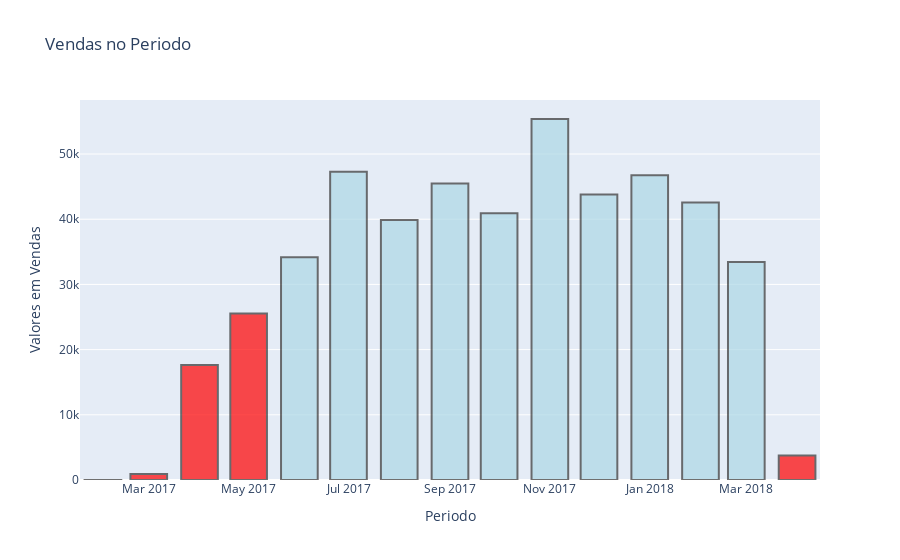

Notebook cell for this chart:
### Markdown cell above
**Gráficos de Vendas no Periodo**

### Code cell
data = [go.Bar(x=vendas_por_mes.index,
               y=vendas_por_mes.values,
               marker = {'color': cores,  #lista de cores
                         'line': {'color': '#333',
                                  'width': 2}
                        },
               opacity= 0.7
              )
       ]
# Criando Layout
configuracoes_layout = go.Layout(title='Vendas no Periodo',
                                 yaxis={'title':'Valores em Vendas'},
                                 xaxis={'title':'Periodo'})
# Objeto figura
fig = go.Figure(data=data, layout=configuracoes_layout)
# plotando o grafico
py.iplot(fig, filename='Meses que nao superaram a meta de vendas')

### Figure 1 — Plotly figure (JSON) as saved in the notebook; plotly's stock layout.template omitted (floating-point values rounded to 4 significant figures)
{"data": [{"marker": {"color": ["red", "red", "red", "red", "lightblue", "lightblue", "lightblue", "lightblue", "lightblue", "lightblue", "lightblue", "lightblue", "lightblue", "lightblue", "red"], "line": {"color": "#333", "width": 2}}, "opacity": 0.7, "type": "bar", "x": ["2017-02-01T00:00:00", "2017-03-01T00:00:00", "2017-04-01T00:00:00", "2017-05-01T00:00:00", "2017-06-01T00:00:00", "2017-07-01T00:00:00", "2017-08-01T00:00:00", "2017-09-01T00:00:00", "2017-10-01T00:00:00", "2017-11-01T00:00:00", "2017-12-01T00:00:00", "2018-01-01T00:00:00", "2018-02-01T00:00:00", "2018-03-01T00:00:00", "2018-04-01T00:00:00"], "y": [9.99, 902.9, 17650.0, 25560.0, 34170.0, 47280.0, 39900.0, 45460.0, 40910.0, 55370.0, 43810.0, 46760.0, 42560.0, 33440.0, 3754.0]}], "layout": {"title": {"text": "Vendas no Periodo"}, "xaxis": {"title": {"text": "Periodo"}}, "yaxis": {"title": {"text": "Valores em Vendas"}}}}
